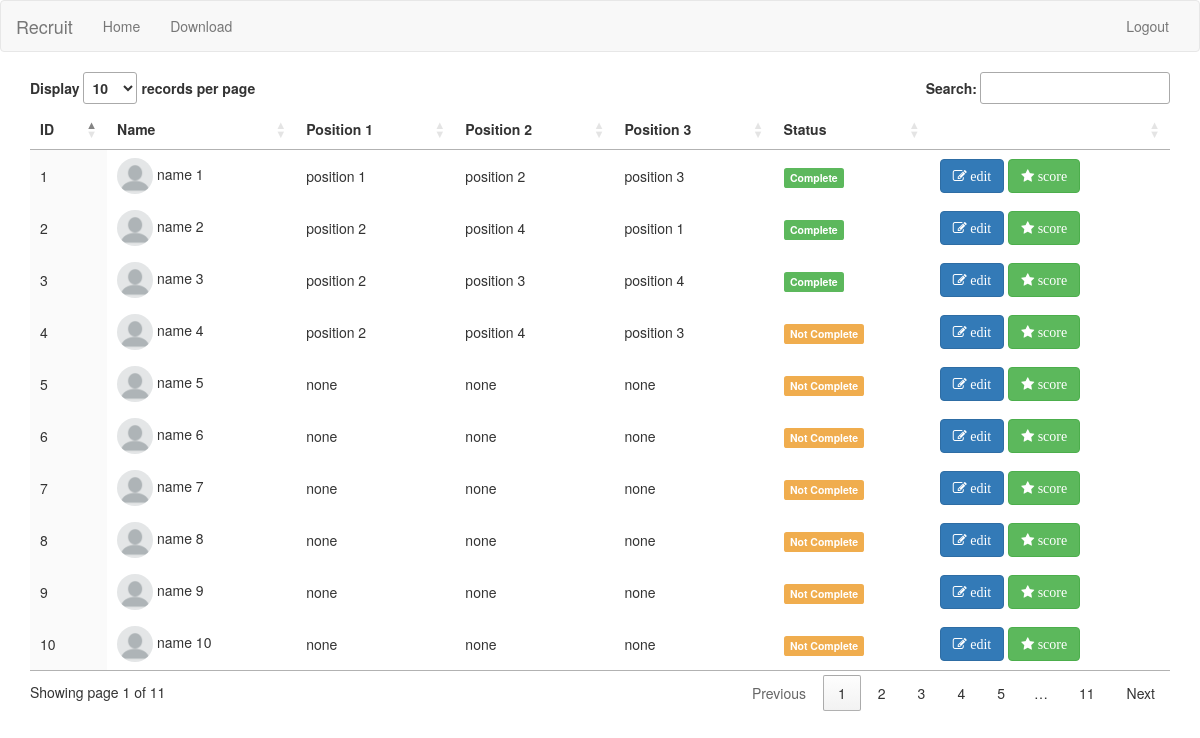
The page /index.php (signed in) on the database its author committed.
### tables this page shows
CREATE TABLE `member` (
  `id` int(11) NOT NULL,
  `name` varchar(80) NOT NULL
);

CREATE TABLE `position_has_member` (
  `position_id` int(11) NOT NULL,
  `member_id` int(11) NOT NULL,
  `order` int(11) NOT NULL,
  `score` float DEFAULT NULL
);

CREATE TABLE `position` (
  `id` int(11) NOT NULL,
  `title` varchar(255) DEFAULT NULL,
  `total` int(11) DEFAULT NULL
);

### inc/utils.php (called while the page is built, shortened)
<?php
function db_query_result($sql){
  global $conn,$debug;
  if($result = mysqli_query($conn, $sql)){
    if(mysqli_num_rows($result) > 0){
      return $result;
    } else {
      return null;
    }
  } else {
    return null;
  }
}
function getPositionNameById($id) {
  $sql="SELECT title FROM position WHERE id=".$id." LIMIT 1";
  $result=db_query_result($sql);
  if ($result!=null) {
    while($row = mysqli_fetch_array($result)){
        return $row['title'];
    }
  } else {
    return "?";
  }
}
function getImageProfile($id) {
  $result=file_exists("img/".$id.".png");
  if ($result==false) {
    $file="0.png";
    return $file;
  } else {
    $file=$id.".png";
    return $file;
  }
}
  ?>
  <?
function getMemberPosById($memid){
    $sql="SELECT member.id,position_has_member.position_id,position.title,position_has_member.order,position_has_member.score
              FROM member,position,position_has_member
              WHERE member.id=position_has_member.member_id
              AND member.id=position_has_member.member_id
              AND position.id=position_has_member.position_id
              AND member.id=".$memid."
              ORDER BY position_has_member.order ASC";
    return db_query_result($sql);
}
function getMembers(){
  $sql="SELECT member.id,member.name
          FROM member,position,position_has_member
          WHERE member.id=position_has_member.member_id
          AND member.id=position_has_member.member_id
          AND position.id=position_has_member.position_id
          GROUP BY member.id";
  return db_query_result($sql);
}
      ?>

### inc/config.php (called while the page is built, shortened)
<?php
$score_entry=true;
$pos_entry=true;
$debug=false;

### index.php (the view, shortened to what this page needs)
<?php
include "inc/config.php";
include "inc/utils.php";
include "inc/header.php";
?>
<table id="data_table" class="order-column" width="100%">
  <thead>
    <tr>
      <th>ID</th>
      <th>Name</th>
      <th>Position 1</th>
      <th>Position 2</th>
      <th>Position 3</th>
      <th>Status</th>
      <th></th>
    </tr>
  </thead>
<tbody>
<?php
  $result=getMembers();
  while($row = mysqli_fetch_array($result)){
?>
  <tr>
    <td><?=$row['id'];?></td>
    <td><img class="img-circle" width="36px" height="36px" src="img/<?=getImageProfile($row['id']); ?>"> <?=$row['name'];?></td>
    <?php
          $result_pos=getMemberPosById($row['id']);
          while($row_post = mysqli_fetch_array($result_pos)){
              $score=true;
              if ($row_post['score']!=null) {
                  $row_score=true;
              } else {
                  $row_score=false;
              }
              $score=$score && $row_score;
     ?>
    <td><?=getPositionNameById($row_post['position_id']); ?></td>
    <?php
          }
        if ($score==false) {
    ?>
    <td><span class="label label-warning">Not Complete</span></td>
    <?php
  } else {
    ?>
    <td><span class="label label-success">Complete</span></td>
    <?php
  }
     ?>
    <td>
      <?php
        if ($pos_entry==true) {
      ?>
      <a href="edit.php?id=<?=$row['id'];?>"><button type="submit" class="btn btn-primary fa fa-edit" > edit</button></a>
      <?php
        }
        if ($score_entry==true) {
       ?>
      <a href="score.php?id=<?=$row['id'];?>"><button type="submit" class="btn btn-success fa fa-star" > score</button></a>
      <?php
        }
      ?>
    </td>
  </tr>
<?php
  }
?>
</tbody>
</table>

### rows shown on the page
member: id "1", name "name 1", shows "Complete"
position_has_member: position.title "position 1"
position_has_member: position.title "position 2"
position_has_member: position.title "position 3"
member: id "2", name "name 2", shows "Complete"
position_has_member: position.title "position 2"
position_has_member: position.title "position 4"
position_has_member: position.title "position 1"
member: id "3", name "name 3", shows "Complete"
position_has_member: position.title "position 2"
position_has_member: position.title "position 3"
position_has_member: position.title "position 4"
member: id "4", name "name 4", shows "Not Complete"
position_has_member: position.title "position 2"
position_has_member: position.title "position 4"
position_has_member: position.title "position 3"
member: id "5", name "name 5", shows "Not Complete"
position_has_member: position.title "none"
position_has_member: position.title "none"
position_has_member: position.title "none"
member: id "6", name "name 6", shows "Not Complete"
position_has_member: position.title "none"
position_has_member: position.title "none"
position_has_member: position.title "none"
member: id "7", name "name 7", shows "Not Complete"
position_has_member: position.title "none"
position_has_member: position.title "none"
position_has_member: position.title "none"
member: id "8", name "name 8", shows "Not Complete"
position_has_member: position.title "none"
position_has_member: position.title "none"
position_has_member: position.title "none"
member: id "9", name "name 9", shows "Not Complete"
position_has_member: position.title "none"
position_has_member: position.title "none"
position_has_member: position.title "none"
member: id "10", name "name 10", shows "Not Complete"
position_has_member: position.title "none"
position_has_member: position.title "none"
position_has_member: position.title "none"
